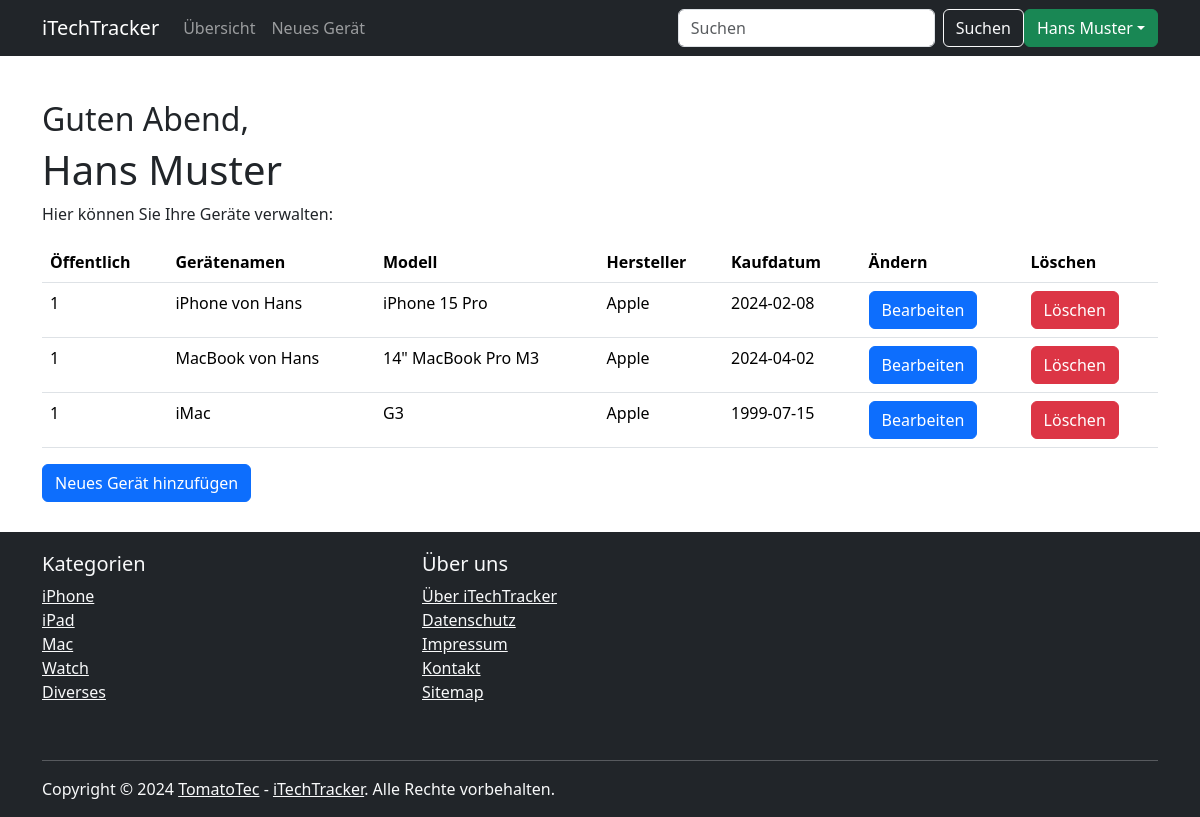
Screenshot of /overview.php (signed in) with the database file from the repository.
### tables this page shows
CREATE TABLE `assets` (
  `asset_id` int(11) NOT NULL,
  `user_id` int(11) NOT NULL,
  `device_name` varchar(255) NOT NULL,
  `model` varchar(255) NOT NULL,
  `manufacturer` varchar(255) DEFAULT NULL,
  `purchase_date` date DEFAULT NULL,
  `price` decimal(10,2) DEFAULT NULL,
  `color` varchar(50) DEFAULT NULL,
  `processor` varchar(255) DEFAULT NULL,
  `ram` varchar(50) DEFAULT NULL,
  `storage` varchar(50) DEFAULT NULL,
  `warranty_end` date DEFAULT NULL,
  `image_path` varchar(255) DEFAULT NULL,
  `public` tinyint(1) NOT NULL DEFAULT '0'
);

### overview.php (the view, shortened to what this page needs)
<?php
$user_id = $_SESSION['user_id'];
include('include/dbconnector.inc.php');
$query = "SELECT * FROM assets WHERE user_id = ?";
$stmt = $dbconn->prepare($query);
$stmt->bind_param("i", $user_id);
$stmt->execute();
$result = $stmt->get_result();
?>
<!DOCTYPE html>
<html lang="de">
<head>
    <link rel="stylesheet" href="style.css">
    <link href="https://cdn.jsdelivr.net/npm/bootstrap@5.3.3/dist/css/bootstrap.min.css" rel="stylesheet">
</head>
<body>
    <?php
    include 'include/navbar.inc.php';
    ?>
    <div class="container content-all">
        <?php
        $current_hour = date("H");
        if ($current_hour < 12) {
            $greeting = "Guten Morgen";
        } elseif ($current_hour < 18) {
            $greeting = "Guten Tag";
        } else {
            $greeting = "Guten Abend";
        }
        echo '<h2>' . $greeting . ',</h2>';
        echo '<h1>' . $fullname . '</h1>';
        ?>
        <p>Hier können Sie Ihre Geräte verwalten:</p>
        <table class="table">
            <thead>
                <tr>
                    <th>Öffentlich</th>
                    <th>Gerätenamen</th>
                    <th>Modell</th>
                    <th>Hersteller</th>
                    <th>Kaufdatum</th>
                    <th>Ändern</th>
                    <th>Löschen</th>
                </tr>
            </thead>
            <tbody>
                <?php
                while ($row = $result->fetch_assoc()) {
                    echo "<tr>";
                    echo "<td>" . $row['public'] . "</td>";
                    echo "<td>" . $row['device_name'] . "</td>";
                    echo "<td>" . $row['model'] . "</td>";
                    echo "<td>" . $row['manufacturer'] . "</td>";
                    echo "<td>" . $row['purchase_date'] . "</td>";
                    echo "<td><a href='asset-edit.php?id=" . $row['asset_id'] . "' class='btn btn-primary'>Bearbeiten</a></td>";
                    echo "<td>
                    <form method='post'>
                    <input type='hidden' name='asset_id' value='" . $row['asset_id'] . "'>
                    <button type='submit' class='btn btn-danger' name='delete_asset' onclick='return confirm(\"Möchten Sie dieses Gerät wirklich löschen?\")'>Löschen</button>
                </form>
              </td>";
                    echo "</tr>";
                }
                ?>
            </tbody>
        </table>
        <a href="asset-creation.php" class="btn btn-primary">Neues Gerät hinzufügen</a>
    </div>
    <?php
    include 'include/footer.inc.php';
    ?>
</body>
</html>

### include/navbar.inc.php (shortened to what this page needs)
<?php
if (isset($_SESSION['firstname']) && isset($_SESSION['lastname'])) {
    $firstname = $_SESSION['firstname'];
    $lastname = $_SESSION['lastname'];
    $fullname = $firstname . ' ' . $lastname;
}
?>
<nav class="navbar navbar-expand-lg navbar-dark bg-dark fixed-top">
    <div class="container">
        <a class="navbar-brand" href="./">iTechTracker</a>
        <div class="collapse navbar-collapse" id="navbarNav">
            <ul class="navbar-nav me-auto">
                <?php
                if (isset($_SESSION['user_id'])) {
                    echo '<li class="nav-item"><a class="nav-link" href="./overview.php">Übersicht</a></li>';
                    echo '<li class="nav-item"><a class="nav-link" href="./asset-creation.php">Neues Gerät</a></li>';
                }
                ?>
            </ul>
            <form class="d-flex" action="search_results.php" method="GET">
                <input class="form-control me-2" type="search" placeholder="Suchen" aria-label="Search" name="query">
                <button class="btn btn-outline-light" type="submit">Suchen</button>
            </form>
            <ul class="navbar-nav">
                <?php
                if (isset($_SESSION['user_id'])) {
                    echo '<li class="nav-item dropdown ">';
                    echo '<a class="btn btn-success dropdown-toggle" href="#" id="navbarDropdown" role="button" data-bs-toggle="dropdown" aria-expanded="false">' . (isset($fullname) ? $fullname : 'Account') . '</a>';
                }
                ?>
            </ul>
        </div>
    </div>
</nav>

### include/footer.inc.php
<footer class="footer bg-dark text-light ">
  <div class="container">
    <div class="row">
      <div class="col-md-4">
        <h5>Kategorien</h5>
        <ul class="list-unstyled">
          <li><a href="#" class="text-light">iPhone</a></li>
          <li><a href="#" class="text-light">iPad</a></li>
          <li><a href="#" class="text-light">Mac</a></li>
          <li><a href="#" class="text-light">Watch</a></li>
          <li><a href="#" class="text-light">Diverses</a></li>
        </ul>
      </div>
      <div class="col-md-4">
        <h5>Über uns</h5>
        <ul class="list-unstyled">
          <li><a href="./about.php" class="text-light">Über iTechTracker</a></li>
          <li><a href="./datenschutz.php" class="text-light">Datenschutz</a></li>
          <li><a href="./impressum.php" class="text-light">Impressum</a></li>
          <li><a href="./kontakt.php" class="text-light">Kontakt</a></li>
          <li><a href="sitemap.php" class="text-light">Sitemap</a></li>
        </ul>
      </div>
    </div>
    <div class="row mt-4">
      <div class="col">
        <hr class="bg-light">
      </div>
    </div>
    <div class="row">
      <div class="col">
        <?php
        $year = date('Y');
        echo '<p>Copyright &copy; ' . $year . ' <a href="http://tomatotec.ch" class="text-light">TomatoTec</a> - <a href="./" class="text-light">iTechTracker</a>. Alle Rechte vorbehalten.</p>';
        ?>
      </div>
    </div>
  </div>
</footer>

### Style.css (style rules this page uses)
.content-all { margin-top: 100px; margin-bottom: 30px; }
body { min-height: 100vh; display: flex; flex-direction: column; }
footer { margin-top: auto; padding-top: 20px; }

### rows the page displays
assets: public "1", device_name "iPhone von Hans", model "iPhone 15 Pro", manufacturer "Apple", purchase_date "2024-02-08"
assets: public "1", device_name "MacBook von Hans", model "14\" MacBook Pro M3", manufacturer "Apple", purchase_date "2024-04-02"
assets: public "1", device_name "iMac", model "G3", manufacturer "Apple", purchase_date "1999-07-15"

### other values shown
$fullname "Hans Muster"
$greeting "Guten Abend"
